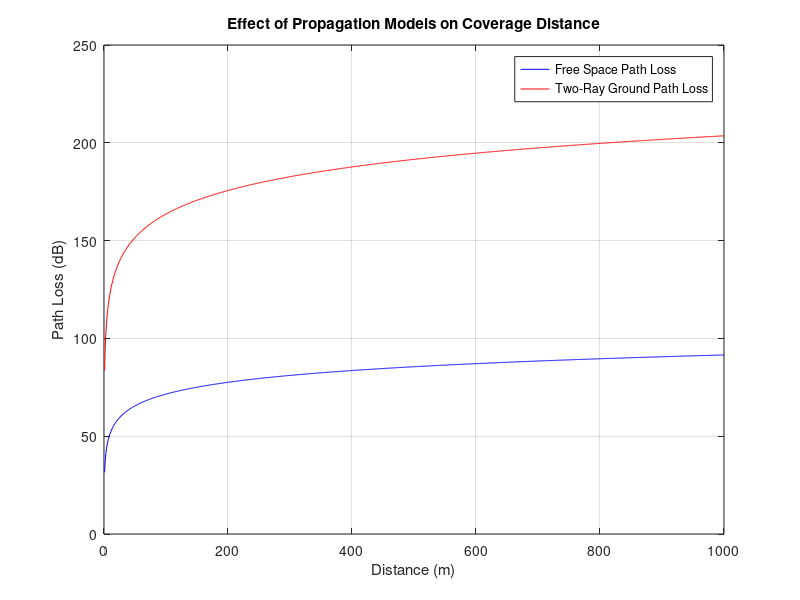

This chart was generated by the following MATLAB code:
transmit_power = 30; % Transmit power in dBm
frequency = 900e6; % Frequency in Hz
antenna_height_t = 40; % Antenna height in meters
antenna_height_r = 10;
% Distance range
d = 1:1:1000; % Distance in meters
% Path loss models
free_space_path_loss = (20 * log10(d)) + 20 * log10(frequency) - 147.55;
two_ray_ground_path_loss =( (40 * log10(d)) + 20 * log10(antenna_height_r) + 20 *
log10(antenna_height_t)+ 20 * log10(frequency) - 147.55);
% Calculate path loss for each model and distance
%free_space_losses = free_space_path_loss(distances);
%two_ray_losses = two_ray_ground_path_loss(distances);
% Plot results
figure;
plot(d, free_space_path_loss, 'b', 'DisplayName', 'Free Space Path Loss');
hold on;
plot(d, two_ray_ground_path_loss, 'r', 'DisplayName', 'Two-Ray Ground Path Loss');
xlabel('Distance (m)');
ylabel('Path Loss (dB)');
title('Effect of Propagation Models on Coverage Distance');
legend;
grid on;
hold off;
